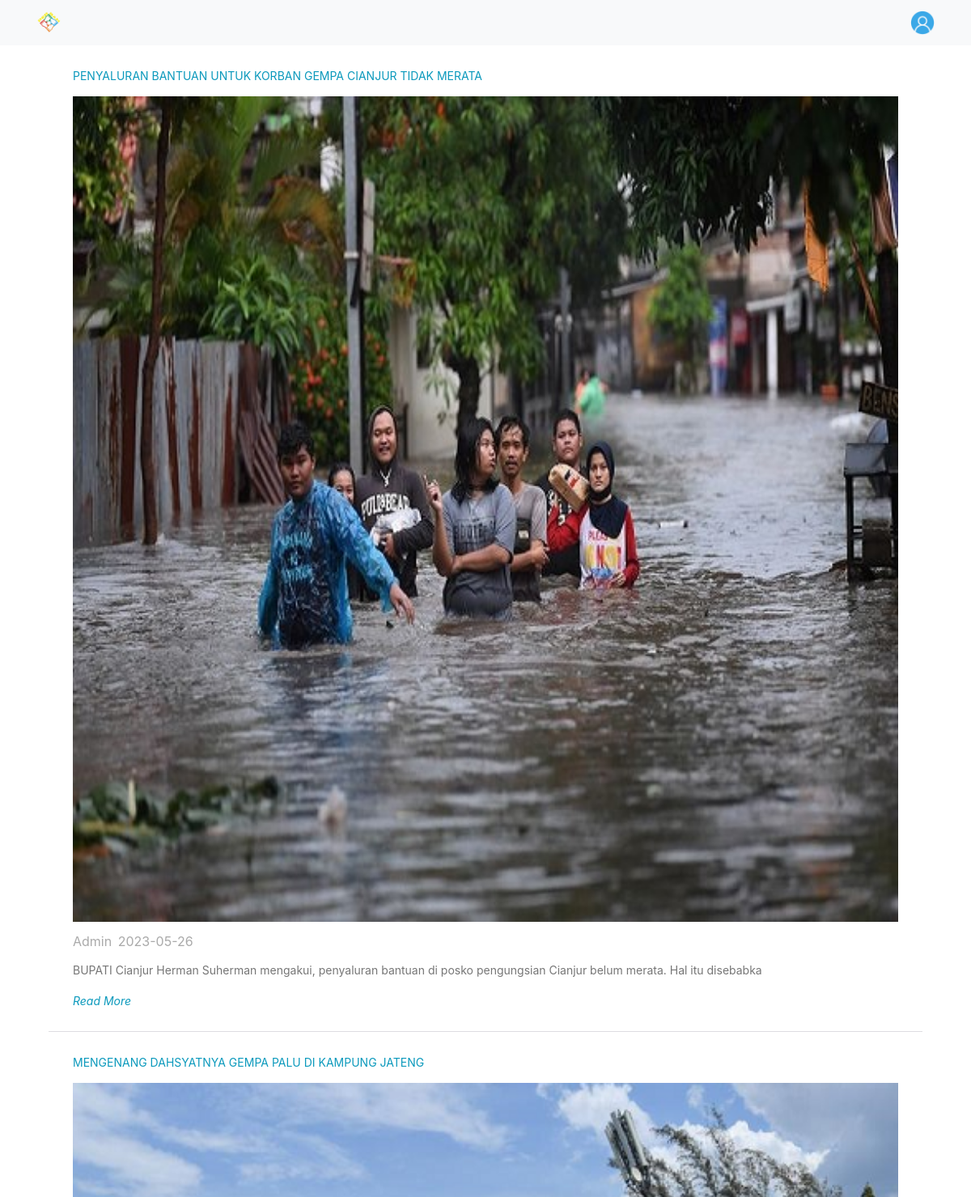
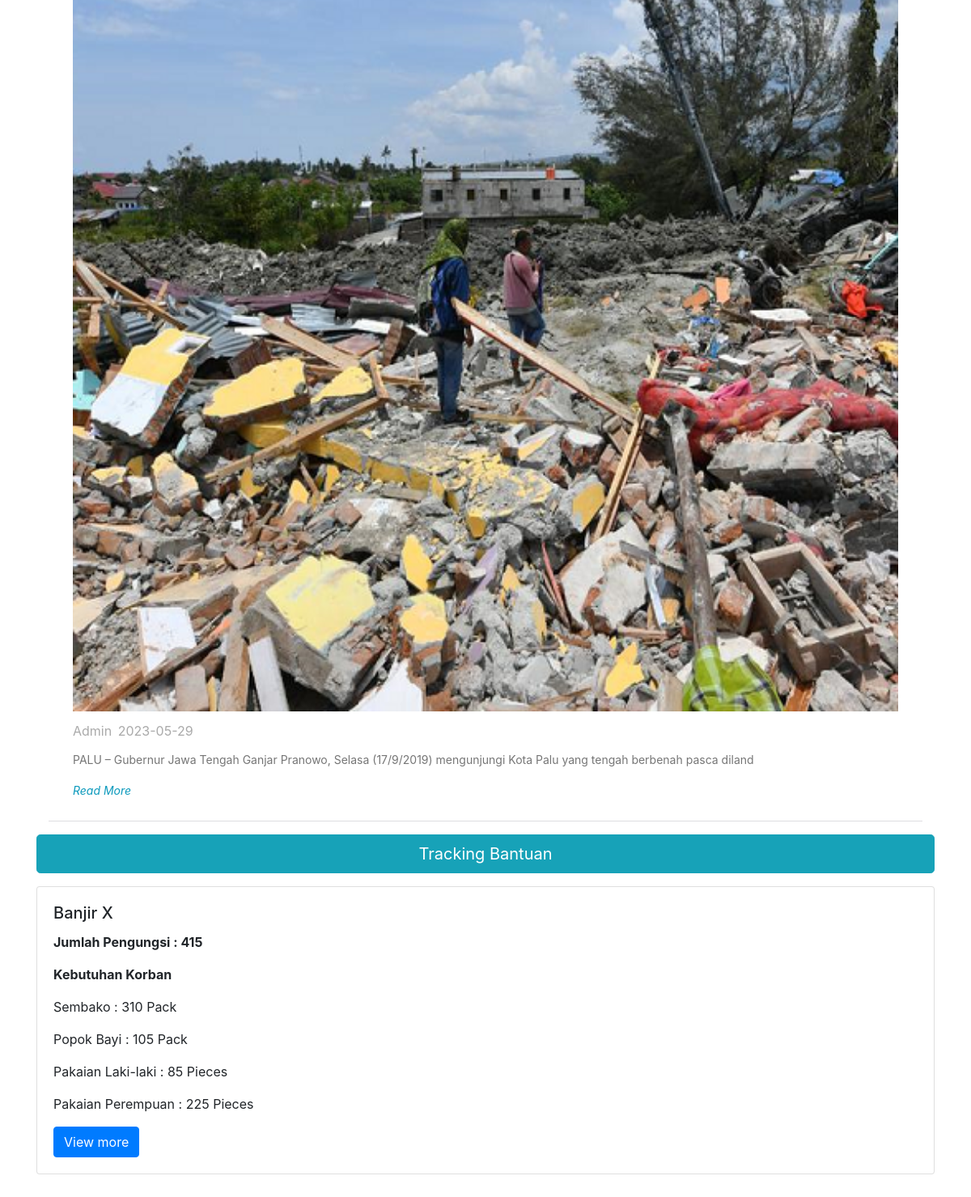
Screenshot of /mobile/index.php (signed in) with the database file from the repository (2 pictures, top to bottom).
### tables this page shows
CREATE TABLE `tb_news` (
  `id_news` int NOT NULL,
  `gambar` varchar(225) NOT NULL,
  `judul` varchar(225) NOT NULL,
  `news` text NOT NULL,
  `date` date NOT NULL,
  `penulis` varchar(50) NOT NULL,
  `referensi` varchar(225) NOT NULL
);

CREATE TABLE `tb_bencana` (
  `id_bencana` int NOT NULL,
  `tanggal` date NOT NULL,
  `waktu_akhir` date NOT NULL,
  `bencana` varchar(255) NOT NULL,
  `id_regional` int NOT NULL
);

### mobile/index.php (the view, shortened to what this page needs)
<?php
include '../config/config.php';
include 'template/header_home.php';
?>
<div class="container">
        <div class="row mb-3">
            <div class="col-md-12">
                <div id="news-slider" class="owl-carousel">
                <?php
                    $query = "SELECT * FROM `tb_news` ";
                    $result = mysqli_query($conn, $query);
                    while ($row = mysqli_fetch_assoc($result)){
                    $kalimat = $row['news'];
                    $news = substr($kalimat,0,120);
                ?>
                    <div class="post-slide">
                        <div class="post-header">
                            <a href="<?=$row['referensi'];?>" class="subtitle"><?=$row['judul'];?></a>
                        </div>
                        <div class="pic">
                            <img src="../news/<?=$row['gambar'];?>" alt="">
                        </div>
                        <ul class="post-bar">
                            <li><i class="fa fa-users"></i> <a href="#">Admin</a></li>
                            <li><i class="fa fa-clock-o"></i> <?=$row['date'];?></li>
                        </ul>
                        <p class="post-description">
                           <?=$news;?>
                        </p>
                        <a href="<?=$row['referensi'];?>" class="read-more">read more</a>
                    </div>
                <?php } ?>
                </div>
            </div>
        </div>
        <div class="mb-3">
            <a href="track.php" class="btn btn-info btn-lg btn-block">Tracking Bantuan</a>
        </div>
        <?php
         $sekarang  = date("Y-m-d");
         $data = mysqli_query($conn, "SELECT * FROM `tb_bencana` WHERE waktu_akhir >= '$sekarang' ");
         while($d = mysqli_fetch_array($data)){
         $id = $d['id_bencana'];
        ?>
        <div class="card" style="width: auto; margin-bottom: 2em;">
        <?php
        $sql = "SELECT SUM(total) as pengungsi,
        SUM(perempuan) as perempuan,
        SUM(balita) as balita,
        SUM(laki_laki) as pria
        from tb_bencana INNER JOIN
        tb_posko ON tb_posko.id_bencana = tb_bencana.id_bencana
        WHERE tb_bencana.id_bencana=$id ";
        $query = mysqli_query($conn, $sql);
        $da = mysqli_fetch_assoc($query);
        $sembako = $da['pria']+$da['perempuan'];
        ?>
            <div class="card-body">
                <h5 class="card-title"><?= $d['bencana']?></h5>
                <p style="font-weight: bold;">Jumlah Pengungsi : <?= $da['pengungsi']; ?> </p>
                <p style="font-weight: bolder;">Kebutuhan Korban</p>
                <p>Sembako : <span><?= $sembako ?> </span>Pack</p>
                <p>Popok Bayi : <span> <?= $da['balita']; ?>  </span>Pack</p>
                <p>Pakaian Laki-laki : <span> <?= $da['pria']; ?>  </span>Pieces</p>
                <p>Pakaian Perempuan : <span> <?= $da['perempuan']; ?>  </span>Pieces</p>
                <a href="informasi.php?id=<?=$id?>" class="btn btn-primary">View more</a>
            </div>
        </div>
        <?php
         }
        ?>
</div>
<?php
include 'template/footer.php'
?>

### mobile/css/style.css (style rules this page uses)
.post-slide { background: #fff; margin: 0 15px; padding: 27px 30px; border-bottom: 1px solid #dedde1; }
.post-slide .post-header { margin-bottom: 10px; }
.post-slide .subtitle { color: #0b99bc; font-size: 14px; display: inline-block; margin-bottom: 5px; text-transform: uppercase; transition: all 0.4s ease 0s; }
.post-slide .pic { overflow: hidden; position: relative; }
.post-slide .pic img { width: 100%; height: auto; transform: rotate(0deg) scale(1, 1); transition: all 0.9s ease 0s; }
.post-slide .pic:after { content: ""; position: absolute; top: 0; left: 0; width: 100%; height: 100%; background: rgba(255, 255, 255, 0); transition: all 0.9s ease 0s; }
.post-slide .post-bar { list-style: none; padding: 12px 0; margin: 0; }
.post-slide .post-bar li { display: inline-block; margin-right: 3px; color: #aaa; }
.post-slide .post-bar li:last-child { margin-right: 0; }
.post-slide .post-bar li a { color: #aaa; transition: 0.3s ease; }
.post-slide .post-description { font-size: 14px; line-height: 24px; margin-bottom: 15px; color: #767676; }
.post-slide .read-more { color: #0b99bc; font-size: 14px; font-style: italic; text-transform: capitalize; }

### mobile/css/alert.css (style rules this page uses)
* { margin:0; padding:0; box-sizing:border-box; }

### rows the page displays
tb_news: judul "PENYALURAN BANTUAN UNTUK KORBAN GEMPA CIANJUR TIDAK MERATA", gambar (picture), date "2023-05-26", news "BUPATI Cianjur Herman Suherman mengakui, penyaluran bantuan di posko pengungsian Cianjur belum merata. Hal itu disebabka"
tb_news: judul "MENGENANG DAHSYATNYA GEMPA PALU DI KAMPUNG JATENG", gambar (picture), date "2023-05-29", news "PALU – Gubernur Jawa Tengah Ganjar Pranowo, Selasa (17/9/2019) mengunjungi Kota Palu yang tengah berbenah pasca diland"
tb_bencana: bencana "Banjir X", pengungsi "415", sembako "310", balita "105", pria "85", perempuan "225"
